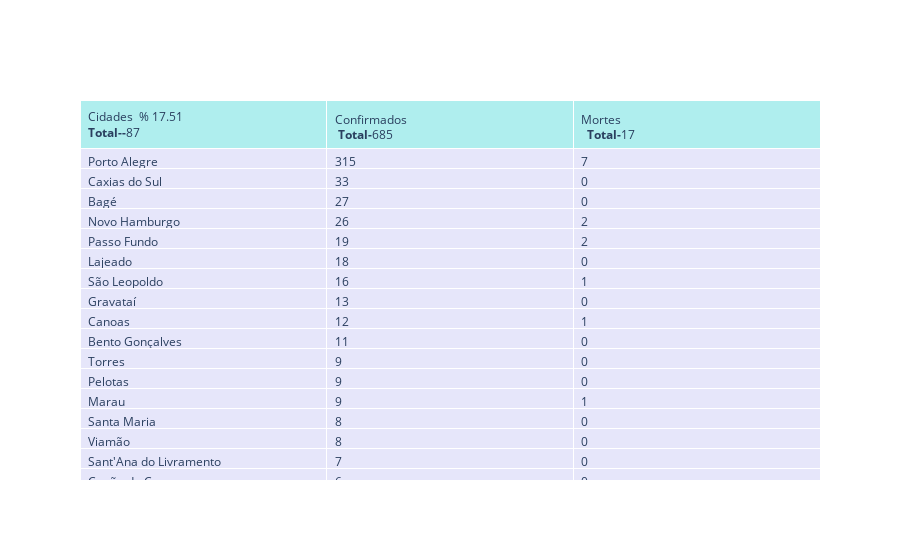

Notebook code for this chart:
### Code cell
dataRS =api_br_io[ api_br_io.city.notnull() ]
rs = dataRS [ (dataRS.state == 'RS')&(dataRS.date == '2020-04-13') & (dataRS.place_type =='city')].sort_values(by='confirmed',ascending=False)
rs.groupby(['city'] )
rs.fillna(0, inplace = True)
fig = go.Figure(data=[go.Table(
    header=dict(values=['Cidades  % '+ str(round(rs.city.size*100/497,2)) +'<br><b>Total--</b>'+str(rs.city.size) +'</br>' ,
                        '<br>Confirmados</br> <b>Total-</b>'+ str(rs.confirmed.sum()),
                        '<br>Mortes</br>  <b>Total-</b>'+ str(rs.deaths.sum().astype(int))],
                fill_color='paleturquoise',
                align='left'),
    cells=dict(values=[rs.city, rs.confirmed,rs.deaths],
               fill_color='lavender',
               align='left'))
])

fig.show()
plotly.offline.plot(fig, filename='HTML/TabelaCovid19RS.html', auto_open=False)

### Figure 1 — Plotly figure (JSON) as saved in the notebook; plotly's stock layout.template omitted (floating-point values rounded to 4 significant figures; data arrays with more than 128 entries replaced by an {"elided": "..."} marker saying what was removed)
{"data": [{"cells": {"align": "left", "fill": {"color": "lavender"}, "values": {"elided": "3x87 mixed values"}}, "header": {"align": "left", "fill": {"color": "paleturquoise"}, "values": ["Cidades  % 17.51<br><b>Total--</b>87</br>", "<br>Confirmados</br> <b>Total-</b>685", "<br>Mortes</br>  <b>Total-</b>17"]}, "type": "table"}], "layout": {}}
